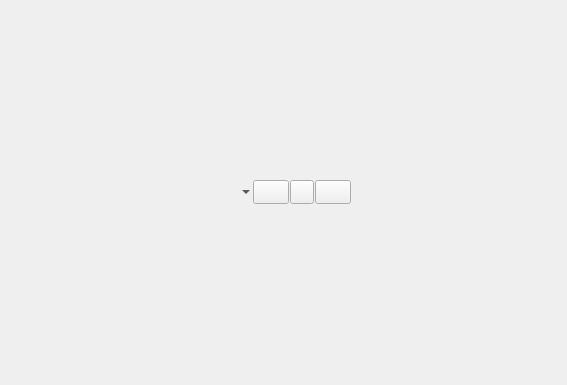
<?xml version="1.0" encoding="UTF-8"?>
<ui version="4.0">
 <class>DB_InternetBrowserWidget</class>
 <widget class="QWidget" name="DB_InternetBrowserWidget">
  <property name="geometry">
   <rect>
    <x>0</x>
    <y>0</y>
    <width>567</width>
    <height>385</height>
   </rect>
  </property>
  <property name="windowTitle">
   <string>DB Internet Browser</string>
  </property>
  <layout class="QGridLayout" name="gridLayout">
   <property name="leftMargin">
    <number>0</number>
   </property>
   <property name="topMargin">
    <number>0</number>
   </property>
   <property name="rightMargin">
    <number>0</number>
   </property>
   <property name="bottomMargin">
    <number>0</number>
   </property>
   <property name="spacing">
    <number>0</number>
   </property>
   <item row="0" column="0">
    <layout class="QHBoxLayout" name="horizontalLayout">
     <property name="spacing">
      <number>1</number>
     </property>
     <item>
      <widget class="QToolButton" name="tbBack">
       <property name="minimumSize">
        <size>
         <width>36</width>
         <height>24</height>
        </size>
       </property>
       <property name="maximumSize">
        <size>
         <width>36</width>
         <height>24</height>
        </size>
       </property>
       <property name="text">
        <string/>
       </property>
       <property name="checkable">
        <bool>false</bool>
       </property>
       <property name="popupMode">
        <enum>QToolButton::MenuButtonPopup</enum>
       </property>
       <property name="toolButtonStyle">
        <enum>Qt::ToolButtonFollowStyle</enum>
       </property>
       <property name="autoRaise">
        <bool>true</bool>
       </property>
       <property name="arrowType">
        <enum>Qt::NoArrow</enum>
       </property>
      </widget>
     </item>
     <item>
      <widget class="QToolButton" name="tbForward">
       <property name="minimumSize">
        <size>
         <width>36</width>
         <height>24</height>
        </size>
       </property>
       <property name="maximumSize">
        <size>
         <width>36</width>
         <height>24</height>
        </size>
       </property>
       <property name="text">
        <string/>
       </property>
       <property name="toolButtonStyle">
        <enum>Qt::ToolButtonFollowStyle</enum>
       </property>
      </widget>
     </item>
     <item>
      <widget class="QToolButton" name="tbReload">
       <property name="minimumSize">
        <size>
         <width>24</width>
         <height>24</height>
        </size>
       </property>
       <property name="maximumSize">
        <size>
         <width>24</width>
         <height>24</height>
        </size>
       </property>
       <property name="text">
        <string/>
       </property>
       <property name="toolButtonStyle">
        <enum>Qt::ToolButtonFollowStyle</enum>
       </property>
      </widget>
     </item>
     <item>
      <widget class="QToolButton" name="tbMenu">
       <property name="minimumSize">
        <size>
         <width>36</width>
         <height>24</height>
        </size>
       </property>
       <property name="maximumSize">
        <size>
         <width>36</width>
         <height>24</height>
        </size>
       </property>
       <property name="text">
        <string/>
       </property>
       <property name="popupMode">
        <enum>QToolButton::InstantPopup</enum>
       </property>
       <property name="toolButtonStyle">
        <enum>Qt::ToolButtonFollowStyle</enum>
       </property>
       <property name="autoRaise">
        <bool>false</bool>
       </property>
      </widget>
     </item>
    </layout>
   </item>
  </layout>
 </widget>
 <tabstops>
  <tabstop>tbBack</tabstop>
  <tabstop>tbForward</tabstop>
  <tabstop>tbReload</tabstop>
  <tabstop>tbMenu</tabstop>
 </tabstops>
 <resources/>
 <connections/>
</ui>
